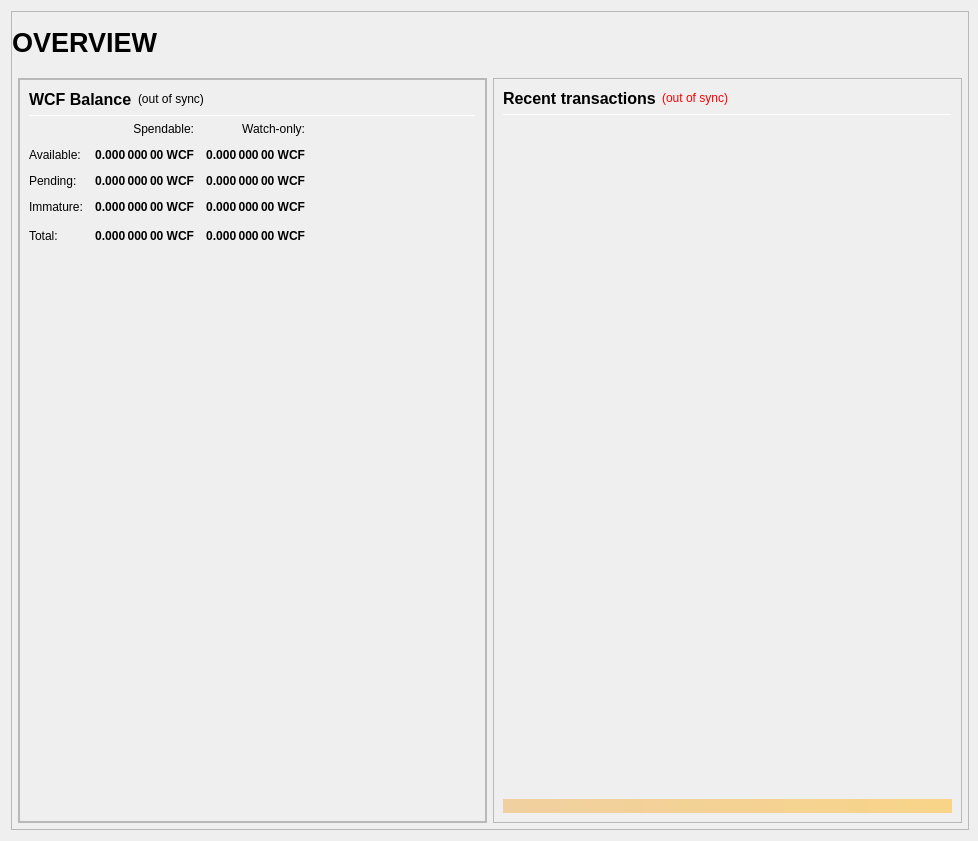
<?xml version="1.0" encoding="UTF-8"?>
<ui version="4.0">
 <class>OverviewPage</class>
 <widget class="QWidget" name="OverviewPage">
  <property name="geometry">
   <rect>
    <x>0</x>
    <y>0</y>
    <width>978</width>
    <height>841</height>
   </rect>
  </property>
  <property name="minimumSize">
   <size>
    <width>960</width>
    <height>682</height>
   </size>
  </property>
  <property name="windowTitle">
   <string>Form</string>
  </property>
  <layout class="QVBoxLayout" name="topLayout" stretch="1">
   <property name="rightMargin">
    <number>9</number>
   </property>
   <item>
    <widget class="QFrame" name="frame_overview">
     <property name="minimumSize">
      <size>
       <width>850</width>
       <height>610</height>
      </size>
     </property>
     <property name="maximumSize">
      <size>
       <width>16777215</width>
       <height>16777215</height>
      </size>
     </property>
     <property name="frameShape">
      <enum>QFrame::StyledPanel</enum>
     </property>
     <property name="frameShadow">
      <enum>QFrame::Raised</enum>
     </property>
     <layout class="QVBoxLayout" name="verticalLayout_3" stretch="1">
      <property name="leftMargin">
       <number>0</number>
      </property>
      <property name="topMargin">
       <number>0</number>
      </property>
      <property name="rightMargin">
       <number>0</number>
      </property>
      <property name="bottomMargin">
       <number>6</number>
      </property>
      <item>
       <layout class="QVBoxLayout" name="verticalLayout_Master" stretch="0,1">
        <property name="leftMargin">
         <number>0</number>
        </property>
        <property name="topMargin">
         <number>0</number>
        </property>
        <property name="rightMargin">
         <number>0</number>
        </property>
        <property name="bottomMargin">
         <number>0</number>
        </property>
        <item>
         <widget class="QFrame" name="frame_Header">
          <layout class="QVBoxLayout" name="verticalLayout_Header" stretch="0">
           <property name="leftMargin">
            <number>0</number>
           </property>
           <property name="topMargin">
            <number>0</number>
           </property>
           <property name="rightMargin">
            <number>0</number>
           </property>
           <property name="bottomMargin">
            <number>0</number>
           </property>
           <item>
            <layout class="QHBoxLayout" name="horizontalLayout_Header" stretch="1,0,1">
             <property name="spacing">
              <number>6</number>
             </property>
             <item>
              <widget class="QLabel" name="labelOverviewHeaderLeft">
               <property name="minimumSize">
                <size>
                 <width>464</width>
                 <height>60</height>
                </size>
               </property>
               <property name="maximumSize">
                <size>
                 <width>16777215</width>
                 <height>60</height>
                </size>
               </property>
               <property name="font">
                <font>
                 <pointsize>20</pointsize>
                 <weight>75</weight>
                 <bold>true</bold>
                </font>
               </property>
               <property name="text">
                <string>OVERVIEW</string>
               </property>
               <property name="alignment">
                <set>Qt::AlignLeading|Qt::AlignLeft|Qt::AlignVCenter</set>
               </property>
              </widget>
             </item>
             <item>
              <spacer name="horizontalSpacer_Header">
               <property name="orientation">
                <enum>Qt::Horizontal</enum>
               </property>
               <property name="sizeHint" stdset="0">
                <size>
                 <width>40</width>
                 <height>20</height>
                </size>
               </property>
              </spacer>
             </item>
             <item>
              <widget class="QLabel" name="labelOverviewHeaderRight">
               <property name="minimumSize">
                <size>
                 <width>464</width>
                 <height>60</height>
                </size>
               </property>
               <property name="maximumSize">
                <size>
                 <width>16777215</width>
                 <height>60</height>
                </size>
               </property>
               <property name="font">
                <font>
                 <pointsize>14</pointsize>
                </font>
               </property>
               <property name="text">
                <string/>
               </property>
               <property name="alignment">
                <set>Qt::AlignRight|Qt::AlignTrailing|Qt::AlignVCenter</set>
               </property>
              </widget>
             </item>
            </layout>
           </item>
          </layout>
         </widget>
        </item>
        <item>
         <widget class="QFrame" name="frame_Content">
          <layout class="QVBoxLayout" name="verticalLayout_Content">
           <property name="leftMargin">
            <number>6</number>
           </property>
           <property name="topMargin">
            <number>0</number>
           </property>
           <property name="rightMargin">
            <number>6</number>
           </property>
           <property name="bottomMargin">
            <number>0</number>
           </property>
           <item>
            <layout class="QHBoxLayout" name="horizontalLayout_Content" stretch="1,1">
             <property name="spacing">
              <number>6</number>
             </property>
             <item>
              <layout class="QVBoxLayout" name="verticalLayout_left" stretch="1">
               <item>
                <widget class="QFrame" name="frameObfuscation">
                 <property name="minimumSize">
                  <size>
                   <width>0</width>
                   <height>0</height>
                  </size>
                 </property>
                 <property name="frameShape">
                  <enum>QFrame::StyledPanel</enum>
                 </property>
                 <property name="frameShadow">
                  <enum>QFrame::Raised</enum>
                 </property>
                 <layout class="QVBoxLayout" name="verticalLayout" stretch="0">
                  <property name="leftMargin">
                   <number>0</number>
                  </property>
                  <property name="topMargin">
                   <number>0</number>
                  </property>
                  <property name="rightMargin">
                   <number>0</number>
                  </property>
                  <property name="bottomMargin">
                   <number>0</number>
                  </property>
                  <item>
                   <widget class="QFrame" name="frame_Balances">
                    <property name="frameShape">
                     <enum>QFrame::StyledPanel</enum>
                    </property>
                    <property name="frameShadow">
                     <enum>QFrame::Raised</enum>
                    </property>
                    <layout class="QVBoxLayout" name="verticalLayout_4">
                     <item>
                      <layout class="QHBoxLayout" name="horizontalLayout_4">
                       <item>
                        <widget class="QLabel" name="label_5">
                         <property name="minimumSize">
                          <size>
                           <width>0</width>
                           <height>20</height>
                          </size>
                         </property>
                         <property name="font">
                          <font>
                           <pointsize>12</pointsize>
                           <weight>75</weight>
                           <bold>true</bold>
                          </font>
                         </property>
                         <property name="text">
                          <string>WCF Balance</string>
                         </property>
                        </widget>
                       </item>
                       <item>
                        <widget class="QLabel" name="labelWalletStatus">
                         <property name="text">
                          <string notr="true">(out of sync)</string>
                         </property>
                        </widget>
                       </item>
                       <item>
                        <spacer name="horizontalSpacer_3">
                         <property name="orientation">
                          <enum>Qt::Horizontal</enum>
                         </property>
                         <property name="sizeHint" stdset="0">
                          <size>
                           <width>40</width>
                           <height>20</height>
                          </size>
                         </property>
                        </spacer>
                       </item>
                      </layout>
                     </item>
                     <item>
                      <widget class="Line" name="line_Balance">
                       <property name="minimumSize">
                        <size>
                         <width>0</width>
                         <height>1</height>
                        </size>
                       </property>
                       <property name="maximumSize">
                        <size>
                         <width>16777215</width>
                         <height>1</height>
                        </size>
                       </property>
                       <property name="orientation">
                        <enum>Qt::Horizontal</enum>
                       </property>
                      </widget>
                     </item>
                     <item>
                      <layout class="QGridLayout" name="gridLayout">
                       <property name="spacing">
                        <number>12</number>
                       </property>
                       <item row="1" column="1">
                        <widget class="QLabel" name="labelBalance">
                         <property name="font">
                          <font>
                           <weight>75</weight>
                           <bold>true</bold>
                          </font>
                         </property>
                         <property name="cursor">
                          <cursorShape>IBeamCursor</cursorShape>
                         </property>
                         <property name="toolTip">
                          <string>Your current spendable balance</string>
                         </property>
                         <property name="text">
                          <string notr="true">0.000 000 00 WCF</string>
                         </property>
                         <property name="alignment">
                          <set>Qt::AlignRight|Qt::AlignTrailing|Qt::AlignVCenter</set>
                         </property>
                         <property name="textInteractionFlags">
                          <set>Qt::LinksAccessibleByMouse|Qt::TextSelectableByKeyboard|Qt::TextSelectableByMouse</set>
                         </property>
                        </widget>
                       </item>
                       <item row="1" column="0">
                        <widget class="QLabel" name="labelBalanceText">
                         <property name="text">
                          <string>Available:</string>
                         </property>
                        </widget>
                       </item>
                       <item row="1" column="2">
                        <widget class="QLabel" name="labelWatchAvailable">
                         <property name="font">
                          <font>
                           <weight>75</weight>
                           <bold>true</bold>
                          </font>
                         </property>
                         <property name="cursor">
                          <cursorShape>IBeamCursor</cursorShape>
                         </property>
                         <property name="toolTip">
                          <string>Your current balance in watch-only addresses</string>
                         </property>
                         <property name="text">
                          <string notr="true">0.000 000 00 WCF</string>
                         </property>
                         <property name="alignment">
                          <set>Qt::AlignRight|Qt::AlignTrailing|Qt::AlignVCenter</set>
                         </property>
                         <property name="textInteractionFlags">
                          <set>Qt::LinksAccessibleByMouse|Qt::TextSelectableByKeyboard|Qt::TextSelectableByMouse</set>
                         </property>
                        </widget>
                       </item>
                       <item row="2" column="0">
                        <widget class="QLabel" name="labelPendingText">
                         <property name="text">
                          <string>Pending:</string>
                         </property>
                        </widget>
                       </item>
                       <item row="3" column="0">
                        <widget class="QLabel" name="labelImmatureText">
                         <property name="text">
                          <string>Immature:</string>
                         </property>
                        </widget>
                       </item>
                       <item row="2" column="2">
                        <widget class="QLabel" name="labelWatchPending">
                         <property name="font">
                          <font>
                           <weight>75</weight>
                           <bold>true</bold>
                          </font>
                         </property>
                         <property name="cursor">
                          <cursorShape>IBeamCursor</cursorShape>
                         </property>
                         <property name="toolTip">
                          <string>Unconfirmed transactions to watch-only addresses</string>
                         </property>
                         <property name="text">
                          <string notr="true">0.000 000 00 WCF</string>
                         </property>
                         <property name="alignment">
                          <set>Qt::AlignRight|Qt::AlignTrailing|Qt::AlignVCenter</set>
                         </property>
                         <property name="textInteractionFlags">
                          <set>Qt::LinksAccessibleByMouse|Qt::TextSelectableByKeyboard|Qt::TextSelectableByMouse</set>
                         </property>
                        </widget>
                       </item>
                       <item row="2" column="1">
                        <widget class="QLabel" name="labelUnconfirmed">
                         <property name="font">
                          <font>
                           <weight>75</weight>
                           <bold>true</bold>
                          </font>
                         </property>
                         <property name="cursor">
                          <cursorShape>IBeamCursor</cursorShape>
                         </property>
                         <property name="toolTip">
                          <string>Total of transactions that have yet to be confirmed, and do not yet count toward the spendable balance</string>
                         </property>
                         <property name="text">
                          <string notr="true">0.000 000 00 WCF</string>
                         </property>
                         <property name="alignment">
                          <set>Qt::AlignRight|Qt::AlignTrailing|Qt::AlignVCenter</set>
                         </property>
                         <property name="textInteractionFlags">
                          <set>Qt::LinksAccessibleByMouse|Qt::TextSelectableByKeyboard|Qt::TextSelectableByMouse</set>
                         </property>
                        </widget>
                       </item>
                       <item row="3" column="1">
                        <widget class="QLabel" name="labelImmature">
                         <property name="font">
                          <font>
                           <weight>75</weight>
                           <bold>true</bold>
                          </font>
                         </property>
                         <property name="cursor">
                          <cursorShape>IBeamCursor</cursorShape>
                         </property>
                         <property name="toolTip">
                          <string>Staked or masternode rewards that has not yet matured</string>
                         </property>
                         <property name="text">
                          <string notr="true">0.000 000 00 WCF</string>
                         </property>
                         <property name="alignment">
                          <set>Qt::AlignRight|Qt::AlignTrailing|Qt::AlignVCenter</set>
                         </property>
                         <property name="textInteractionFlags">
                          <set>Qt::LinksAccessibleByMouse|Qt::TextSelectableByKeyboard|Qt::TextSelectableByMouse</set>
                         </property>
                        </widget>
                       </item>
                       <item row="3" column="2">
                        <widget class="QLabel" name="labelWatchImmature">
                         <property name="font">
                          <font>
                           <weight>75</weight>
                           <bold>true</bold>
                          </font>
                         </property>
                         <property name="cursor">
                          <cursorShape>IBeamCursor</cursorShape>
                         </property>
                         <property name="toolTip">
                          <string>Staked or masternode rewards in watch-only addresses that has not yet matured</string>
                         </property>
                         <property name="text">
                          <string notr="true">0.000 000 00 WCF</string>
                         </property>
                         <property name="alignment">
                          <set>Qt::AlignRight|Qt::AlignTrailing|Qt::AlignVCenter</set>
                         </property>
                         <property name="textInteractionFlags">
                          <set>Qt::LinksAccessibleByMouse|Qt::TextSelectableByKeyboard|Qt::TextSelectableByMouse</set>
                         </property>
                        </widget>
                       </item>
                       <item row="4" column="2">
                        <widget class="QLabel" name="labelWatchTotal">
                         <property name="font">
                          <font>
                           <weight>75</weight>
                           <bold>true</bold>
                          </font>
                         </property>
                         <property name="cursor">
                          <cursorShape>IBeamCursor</cursorShape>
                         </property>
                         <property name="toolTip">
                          <string>Current total balance in watch-only addresses</string>
                         </property>
                         <property name="text">
                          <string notr="true">0.000 000 00 WCF</string>
                         </property>
                         <property name="alignment">
                          <set>Qt::AlignRight|Qt::AlignTrailing|Qt::AlignVCenter</set>
                         </property>
                         <property name="textInteractionFlags">
                          <set>Qt::LinksAccessibleByMouse|Qt::TextSelectableByKeyboard|Qt::TextSelectableByMouse</set>
                         </property>
                        </widget>
                       </item>
                       <item row="4" column="0">
                        <widget class="QLabel" name="labelTotalText">
                         <property name="toolTip">
                          <string>Your current WCF-Coin balance, unconfirmed and immature transactions included</string>
                         </property>
                         <property name="text">
                          <string>Total:</string>
                         </property>
                        </widget>
                       </item>
                       <item row="4" column="3">
                        <spacer name="horizontalSpacer_9">
                         <property name="orientation">
                          <enum>Qt::Horizontal</enum>
                         </property>
                         <property name="sizeHint" stdset="0">
                          <size>
                           <width>40</width>
                           <height>20</height>
                          </size>
                         </property>
                        </spacer>
                       </item>
                       <item row="4" column="1">
                        <widget class="QLabel" name="labelTotal">
                         <property name="font">
                          <font>
                           <weight>75</weight>
                           <bold>true</bold>
                          </font>
                         </property>
                         <property name="cursor">
                          <cursorShape>IBeamCursor</cursorShape>
                         </property>
                         <property name="toolTip">
                          <string>Your current WCF-Coin balance, unconfirmed and immature transactions included</string>
                         </property>
                         <property name="text">
                          <string notr="true">0.000 000 00 WCF</string>
                         </property>
                         <property name="alignment">
                          <set>Qt::AlignRight|Qt::AlignTrailing|Qt::AlignVCenter</set>
                         </property>
                         <property name="textInteractionFlags">
                          <set>Qt::LinksAccessibleByMouse|Qt::TextSelectableByKeyboard|Qt::TextSelectableByMouse</set>
                         </property>
                        </widget>
                       </item>
                       <item row="0" column="2">
                        <widget class="QLabel" name="labelWatchonly">
                         <property name="text">
                          <string>Watch-only:</string>
                         </property>
                         <property name="alignment">
                          <set>Qt::AlignRight|Qt::AlignTrailing|Qt::AlignVCenter</set>
                         </property>
                        </widget>
                       </item>
                       <item row="0" column="1">
                        <widget class="QLabel" name="labelSpendable">
                         <property name="text">
                          <string>Spendable:</string>
                         </property>
                         <property name="alignment">
                          <set>Qt::AlignRight|Qt::AlignTrailing|Qt::AlignVCenter</set>
                         </property>
                        </widget>
                       </item>
                      </layout>
                     </item>
                     <item>
                      <spacer name="verticalSpacer_3">
                       <property name="orientation">
                        <enum>Qt::Vertical</enum>
                       </property>
                       <property name="sizeHint" stdset="0">
                        <size>
                         <width>20</width>
                         <height>40</height>
                        </size>
                       </property>
                      </spacer>
                     </item>
                    </layout>
                   </widget>
                  </item>
                 </layout>
                </widget>
               </item>
              </layout>
             </item>
             <item>
              <layout class="QVBoxLayout" name="verticalLayout_right" stretch="1">
               <item>
                <widget class="QFrame" name="frame_RecentTransactions">
                 <property name="minimumSize">
                  <size>
                   <width>0</width>
                   <height>0</height>
                  </size>
                 </property>
                 <property name="frameShape">
                  <enum>QFrame::StyledPanel</enum>
                 </property>
                 <property name="frameShadow">
                  <enum>QFrame::Raised</enum>
                 </property>
                 <layout class="QVBoxLayout" name="verticalLayout_1" stretch="0,0,0,0,0">
                  <item>
                   <layout class="QHBoxLayout" name="horizontalLayout_2">
                    <item>
                     <widget class="QLabel" name="label_4">
                      <property name="minimumSize">
                       <size>
                        <width>0</width>
                        <height>20</height>
                       </size>
                      </property>
                      <property name="font">
                       <font>
                        <pointsize>12</pointsize>
                        <weight>75</weight>
                        <bold>true</bold>
                       </font>
                      </property>
                      <property name="text">
                       <string>Recent transactions</string>
                      </property>
                     </widget>
                    </item>
                    <item>
                     <widget class="QLabel" name="labelTransactionsStatus">
                      <property name="cursor">
                       <cursorShape>WhatsThisCursor</cursorShape>
                      </property>
                      <property name="toolTip">
                       <string>The displayed information may be out of date. Your wallet automatically synchronizes with the WCF-Coin network after a connection is established, but this process has not completed yet.</string>
                      </property>
                      <property name="styleSheet">
                       <string notr="true">QLabel { color: red; }</string>
                      </property>
                      <property name="text">
                       <string notr="true">(out of sync)</string>
                      </property>
                      <property name="alignment">
                       <set>Qt::AlignRight|Qt::AlignTrailing|Qt::AlignVCenter</set>
                      </property>
                     </widget>
                    </item>
                    <item>
                     <spacer name="horizontalSpacer">
                      <property name="orientation">
                       <enum>Qt::Horizontal</enum>
                      </property>
                      <property name="sizeHint" stdset="0">
                       <size>
                        <width>40</width>
                        <height>20</height>
                       </size>
                      </property>
                     </spacer>
                    </item>
                   </layout>
                  </item>
                  <item>
                   <widget class="Line" name="line">
                    <property name="minimumSize">
                     <size>
                      <width>0</width>
                      <height>1</height>
                     </size>
                    </property>
                    <property name="maximumSize">
                     <size>
                      <width>16777215</width>
                      <height>1</height>
                     </size>
                    </property>
                    <property name="orientation">
                     <enum>Qt::Horizontal</enum>
                    </property>
                   </widget>
                  </item>
                  <item>
                   <widget class="QListView" name="listTransactions">
                    <property name="minimumSize">
                     <size>
                      <width>0</width>
                      <height>0</height>
                     </size>
                    </property>
                    <property name="styleSheet">
                     <string notr="true">QListView { background: transparent; }</string>
                    </property>
                    <property name="frameShape">
                     <enum>QFrame::NoFrame</enum>
                    </property>
                    <property name="verticalScrollBarPolicy">
                     <enum>Qt::ScrollBarAlwaysOff</enum>
                    </property>
                    <property name="horizontalScrollBarPolicy">
                     <enum>Qt::ScrollBarAlwaysOff</enum>
                    </property>
                    <property name="selectionMode">
                     <enum>QAbstractItemView::NoSelection</enum>
                    </property>
                   </widget>
                  </item>
                  <item>
                   <spacer name="verticalSpacer_2">
                    <property name="orientation">
                     <enum>Qt::Vertical</enum>
                    </property>
                    <property name="sizeType">
                     <enum>QSizePolicy::Expanding</enum>
                    </property>
                    <property name="sizeHint" stdset="0">
                     <size>
                      <width>20</width>
                      <height>40</height>
                     </size>
                    </property>
                   </spacer>
                  </item>
                  <item>
                   <widget class="QLabel" name="labelAlerts">
                    <property name="maximumSize">
                     <size>
                      <width>16777215</width>
                      <height>16777215</height>
                     </size>
                    </property>
                    <property name="styleSheet">
                     <string notr="true">background-color: qlineargradient(x1: 0, y1: 0, x2: 1, y2: 0, stop:0 #F0D0A0, stop:1 #F8D488); color:#000000;</string>
                    </property>
                    <property name="text">
                     <string/>
                    </property>
                    <property name="wordWrap">
                     <bool>true</bool>
                    </property>
                    <property name="margin">
                     <number>3</number>
                    </property>
                   </widget>
                  </item>
                 </layout>
                </widget>
               </item>
              </layout>
             </item>
            </layout>
           </item>
          </layout>
         </widget>
        </item>
       </layout>
      </item>
     </layout>
    </widget>
   </item>
  </layout>
 </widget>
 <resources/>
 <connections/>
</ui>
